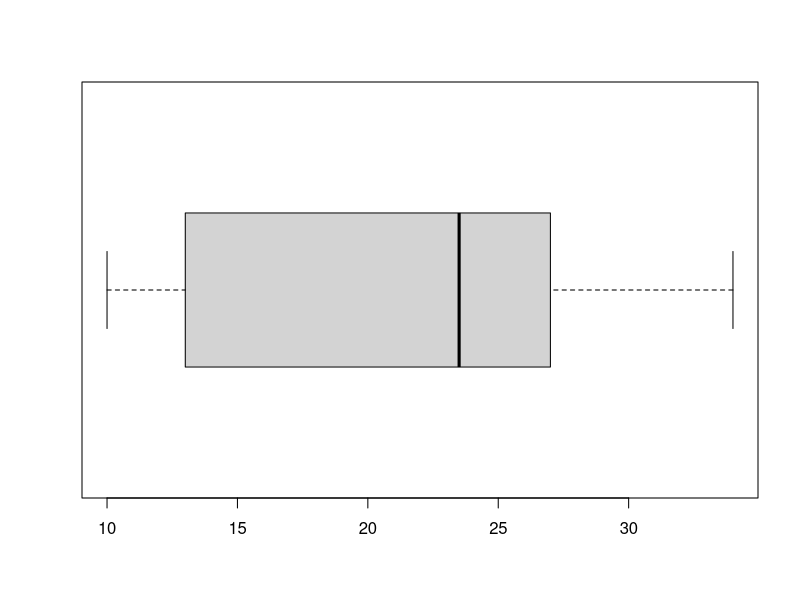
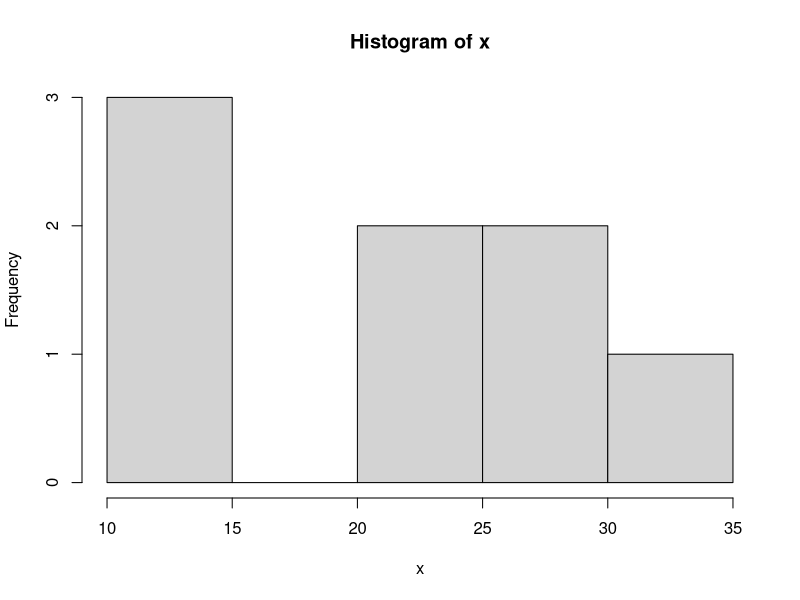
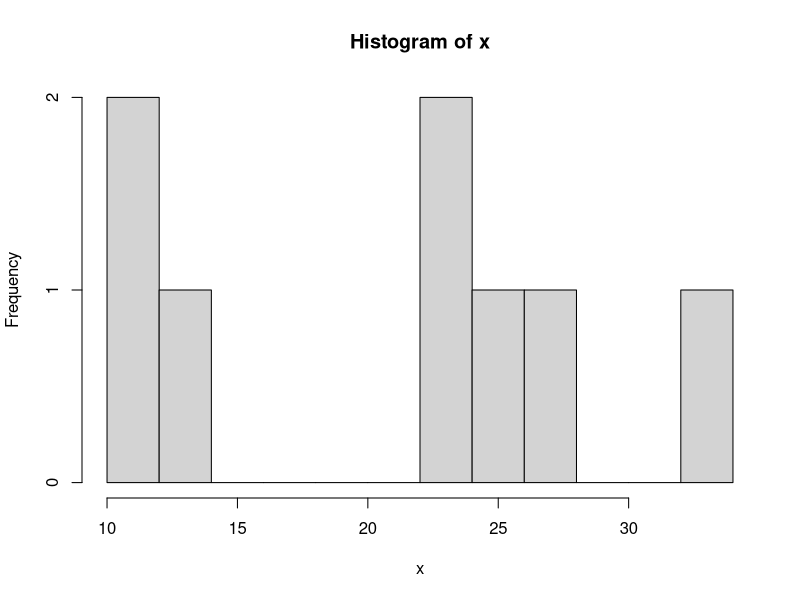

R code for these plots, in order:
## ---- chunk 1

x = c(10, 23, 14, 12, 34, 26, 28)
x <- append(x, 24)

## ---- chunk 2
mean(x)
## ---- chunk 3
summary(x)
## ---- chunk 4
fivenum(x)
## ---- chunk 5
boxplot(x, horizontal = TRUE)
## ---- chunk 6
hist(x)
## ---- chunk 7
hist(x, breaks=10)
